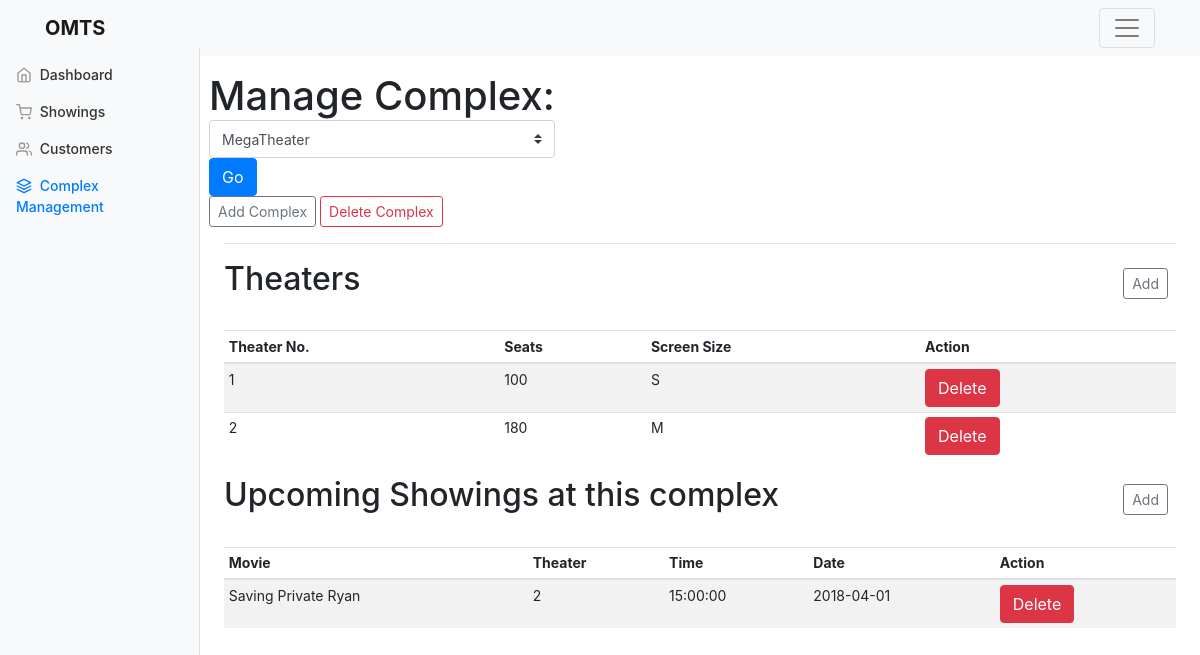
Page /admin/complex.php (signed in) on the earlier database version.
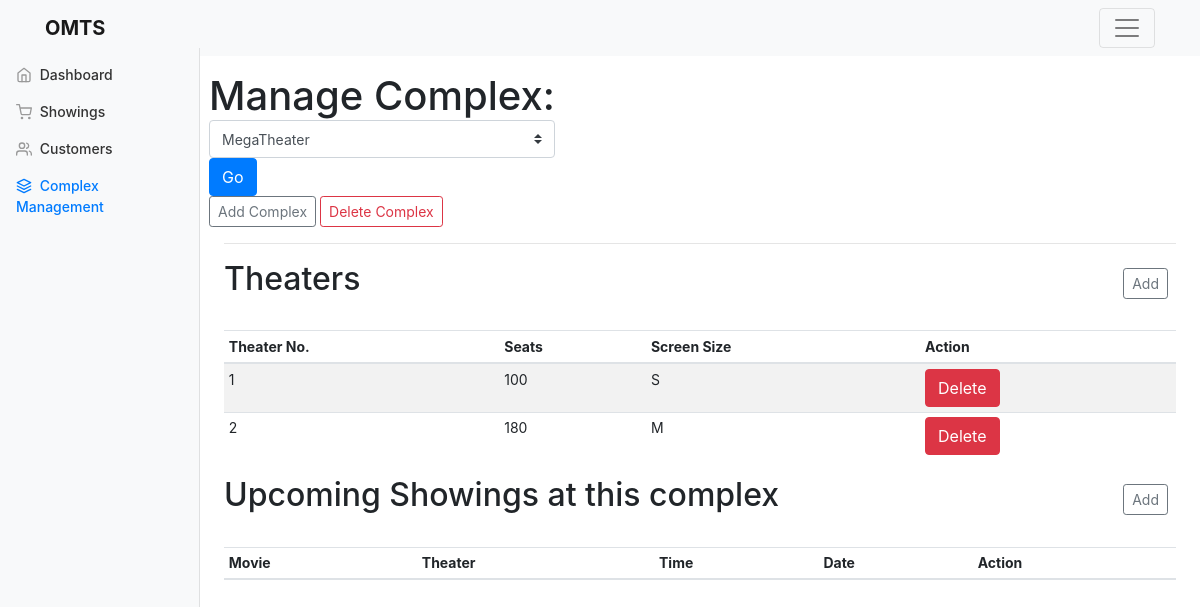
Same page on the later database version.
### tables this page shows
CREATE TABLE `theater` (
  `TheaterNo` int(11) NOT NULL,
  `ComplexNo` int(11) NOT NULL,
  `Seats` int(11) NOT NULL,
  `Screen` enum('S','M','L') NOT NULL,
  PRIMARY KEY (`ComplexNo`,`TheaterNo`),
  CONSTRAINT `theater_ibfk_1` FOREIGN KEY (`ComplexNo`) REFERENCES `complex` (`ComplexNo`) ON DELETE CASCADE
);

CREATE TABLE `Showing` (
  `STime` time NOT NULL,
  `SDate` date NOT NULL,
  `TheaterNo` int(11) NOT NULL,
  `ComplexNo` int(11) NOT NULL,
  `BookedSeats` int(11) NOT NULL,
  `MovieID` int(11) NOT NULL,
  PRIMARY KEY (`STime`,`SDate`,`TheaterNo`,`ComplexNo`,`MovieID`),
  KEY `ComplexNo` (`ComplexNo`,`TheaterNo`),
  KEY `MovieID` (`MovieID`),
  CONSTRAINT `showing_ibfk_1` FOREIGN KEY (`ComplexNo`, `TheaterNo`) REFERENCES `Theater` (`ComplexNo`, `TheaterNo`) ON DELETE CASCADE,
  CONSTRAINT `showing_ibfk_3` FOREIGN KEY (`MovieID`) REFERENCES `movie` (`MovieID`) ON DELETE CASCADE
);

CREATE TABLE `movie` (
  `MovieID` int(11) NOT NULL AUTO_INCREMENT,
  `Title` varchar(60) NOT NULL,
  `RunTime` int(11) NOT NULL,
  `Rating` enum('G','PG','14A','18A','R','A') NOT NULL,
  `Plot` text,
  `Director` varchar(100) NOT NULL,
  `Producer` varchar(100) NOT NULL,
  `SDate` date NOT NULL,
  `EDate` date NOT NULL,
  `SupplierID` int(11) NOT NULL,
  PRIMARY KEY (`MovieID`),
  KEY `SupplierID` (`SupplierID`),
  CONSTRAINT `movie_ibfk_1` FOREIGN KEY (`SupplierID`) REFERENCES `supplier` (`SupplierID`)
);

### admin/complex.php (the view, shortened to what this page needs)
<?php
$complexNo = null;
include_once '../lib/database.php';
if(isset($_GET['complexno'])){
    $complexNo = $_GET['complexno'];
    $complexData = $db->query("SELECT * FROM complex where complexNo=".$complexNo)->fetch();
} else {
    $complexData = $db->query("SELECT * FROM complex")->fetch();
    $complexNo = $complexData['ComplexNo'];
}
?>
<!DOCTYPE html>
<html lang="en"><head>
    <link href="../css/bootstrap.css" rel="stylesheet">
    <link href="../css/dashboard.css" rel="stylesheet">
</head>
  <body>
    <?php include '../parts/menu.php'?>
    <div class="container-fluid">
      <div class="row">
        <?php include 'admin-menu.php'?>
        <main id="top" role="main" class="col-md-9 ml-sm-auto col-lg-10 pt-3 px-4">
        <div class="row">
            <div class="col-md9">
                <h1 style="display:inline;" class="">Manage Complex: </h1>
                <form action="complex.php" method="GET" class="form-inline">
                    <select name="complexno" class="custom-select">
                        <?php
                $cmplxs = $db->query("select name, complexNo from complex");
                while($cmplx=$cmplxs->fetch()){
                  echo"<option value='".$cmplx['complexNo']."' ".($complexNo==$cmplx['complexNo']? "selected":"")."  >".$cmplx['name']."</option>";
                }
              ?>
                    </select>
                    <button type=submit class="btn btn-primary">Go</button>
                </form>
                <button class="btn btn-sm btn-outline-secondary" data-toggle="modal" data-target="#addComplexModal" > Add Complex</button>
                <a href="actions.php?action=dcomp&cno=<?php echo $complexNo; ?>" class="btn btn-sm btn-outline-danger">Delete Complex</a>
            </div>
        </div>
        <hr>
        <div id="theater_list">
          <div class="d-flex justify-content-between flex-wrap flex-md-nowrap align-items-center pb-2 mb-3">
            <h1 class="h2">Theaters</h1>
            <div class="btn-toolbar mb-2 mb-md-0">
              <div class="btn-group mr-2">
                <button class="btn btn-sm btn-outline-secondary" data-toggle="modal" data-target="#addTheaterModal" > Add</button>
              </div>
            </div>
          </div>
          <div class="table-responsive">
            <table class="table table-striped table-sm">
              <thead>
                <tr>
                  <th>Theater No.</th>
                  <th>Seats</th>
                  <th>Screen Size</th>
                  <th>Action</th>
                </tr>
              </thead>
              <tbody>
<?php
include_once '../lib/database.php';
$theaters = $db->query('SELECT * from theater where ComplexNo='.$complexNo);
while($theater = $theaters->fetch()){
  echo "<tr><td>".$theater['TheaterNo']."</td><td>".$theater["Seats"]."</td><td>".$theater["Screen"]."</td><td> <a class=\"btn btn-danger\" href=\"actions.php?action=dt&tno=".$theater['TheaterNo']."&cno=".$theater['ComplexNo']."\">Delete</a></td></tr>";
};
?>
              </tbody>
            </table>
          </div>
          </div>
          <div id="show_list">
          <div class="d-flex justify-content-between flex-wrap flex-md-nowrap align-items-center pb-2 mb-3 ">
            <h1 class="h2">Upcoming Showings at this complex</h1>
            <div class="btn-toolbar mb-2 mb-md-0">
              <div class="btn-group mr-2">
                <button class="btn btn-sm btn-outline-secondary" data-toggle="modal" data-target="#addShowingModal"> Add</button>
              </div>
            </div>
          </div>
          <div class="table-responsive">
            <table class="table table-striped table-sm">
              <thead>
                <tr>
                  <th>Movie</th>
                  <th>Theater</th>
                  <th>Time</th>
                  <th>Date</th>
                  <th>Action</th>
                </tr>
              </thead>
              <tbody>
<?php
include_once '../lib/database.php';
$shows = $db->query("select M.movieID, M.title, C.`name`, C.ComplexNo, S.STIME, S.SDATE, theaterno from showing S, movie M, complex C where S.complexNo=C.complexNo and S.movieID=M.movieid and S.sdate > CURRENT_DATE() and C.ComplexNo=".$complexNo);
while($show = $shows->fetch()){
  echo "<tr><td>".$show['title']."</td><td>".$show["theaterno"]."</td><td>".$show["STIME"]."</td><td>".$show["SDATE"]."</td><td><a href=\"actions.php?action=ds&title=".$show['movieID']."&name=".$show['ComplexNo']."&stime=".$show['STIME']."&sdate=".$show['SDATE']."\" class=\"btn btn-danger\">Delete</a></td></tr>";
};
?>
              </tbody>
            </table>
          </div>
          </div>
        </main>
      </div>
    </div>
</body></html>

Differences in the rows shown:
removed showing: MovieID.Title "Saving Private Ryan", TheaterNo "2", STime "15:00:00", SDate "2018-04-01"
